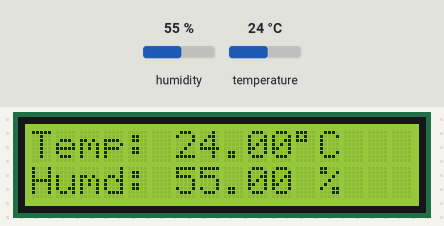
The sketch below on a simulated ESP8266 (NodeMCU). Shown: 16×2 character LCD. The test bench sets the inputs (shaded band); at power-on: humidity 55 %, temperature 24 °C. WiFi joins after 1.5 s; servers stay silent unless stated; what the sketch prints to the serial monitor is not drawn.

Above: at 4.7 s.
4.8 s: humidity set to 22 %
At 7.4 s:
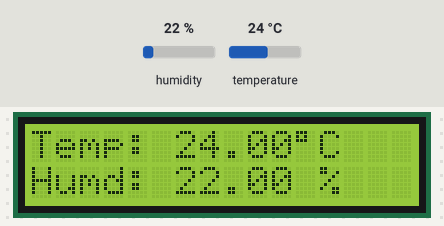
7.8 s: temperature set to 12 °C
At 9.5 s:
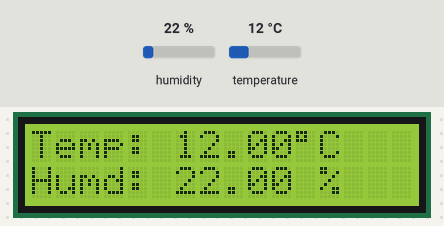
10.8 s: humidity set to 40 %
At 14.2 s:
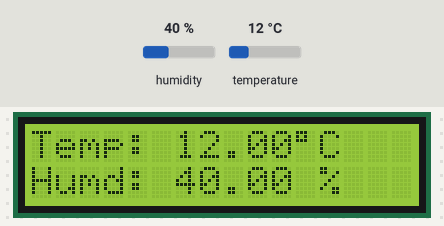
14.6 s: temperature set to 19 °C
At 16.0 s:
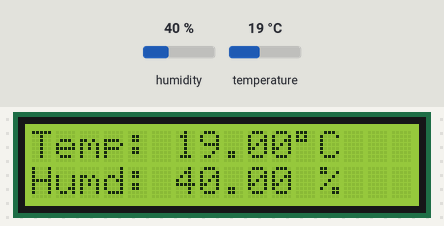
Timing chart, 0 to 17.6 s (numbered marks = the images above; inputs shaded):
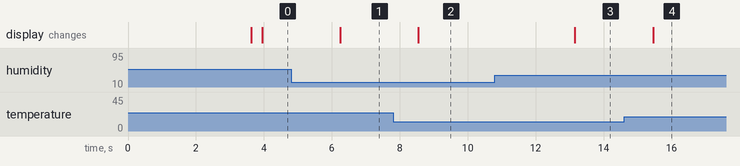

Measured:
- after the input at 4.8 s, the display: changes after 1.4 s (image 1)
- after the input at 7.8 s, the display: changes after 0.75 s (image 2)
- after the input at 10.8 s, the display: changes after 2.4 s (image 3)
- after the input at 14.6 s, the display: changes after 0.85 s (image 4)

The sketch:

Modul07_DHT11.ino
```cpp
// MODUL 07 - Monitoring Suhu & Kelembaban (DHT11)
#include <ESP8266WiFi.h>
#include <FirebaseESP8266.h>
#include <Wire.h>
#include <LiquidCrystal_I2C.h>
#include <DHT.h>

#define WIFI_SSID "SSID_WIFI"
#define WIFI_PASSWORD "PASS_WIFI"
#define DATABASE_URL "project_id.firebaseio.com"
#define API_KEY "database_secret"
#define DHT_PIN D5                     // Pin DHT11 terhubung ke D5 NodeMCU

FirebaseData fbdo;
LiquidCrystal_I2C lcd(0x27, 16, 2);
DHT dht(DHT_PIN, DHT11);
String user = "user_id";
float t, h;                            // Data suhu dan kelembaban

void setup() {
  Serial.begin(115200);
  dht.begin();
  lcd.init();
  lcd.backlight();
  lcd.setCursor(0, 0);
  lcd.print("Trainer Kit IoT");
  lcd.setCursor(0, 1);
  lcd.print("Connecting-WiFi");

  WiFi.begin(WIFI_SSID, WIFI_PASSWORD);
  Serial.print("Connecting to Wi-Fi");
  while (WiFi.status() != WL_CONNECTED) {
    Serial.print(".");
    delay(300);
  }
  Serial.println();
  Serial.print("Connected with IP: ");
  Serial.println(WiFi.localIP());
  Serial.println();
  Serial.printf("Firebase Client v%s\n\n", FIREBASE_CLIENT_VERSION);
  Firebase.begin(DATABASE_URL, API_KEY);
  Firebase.reconnectWiFi(true);
  delay(2000);
  lcd.clear();
}

void loop() {
  t = dht.readTemperature();           // Membaca suhu dalam Celsius
  h = dht.readHumidity();              // Membaca kelembaban udara

  // Jika pembacaan gagal, tampilkan pesan dan lewati siklus ini
  if (isnan(t) || isnan(h)) {
    Serial.println("Tidak dapat membaca sensor DHT11!");
    delay(2000);                       // DHT11 butuh jeda antar pembacaan
    return;
  }

  Serial.println("Temp:" + String(t) + " C");
  Serial.println("Humd:" + String(h) + " %");
  Serial.println();

  Firebase.setFloat(fbdo, "/" + user + "/gauge1", t);
  Firebase.setFloat(fbdo, "/" + user + "/gauge2", h);

  lcd.setCursor(0, 0);
  lcd.print("Temp: " + String(t) + char(223) + "C");
  lcd.setCursor(0, 1);
  lcd.print("Humd: " + String(h) + " %");
}
```
